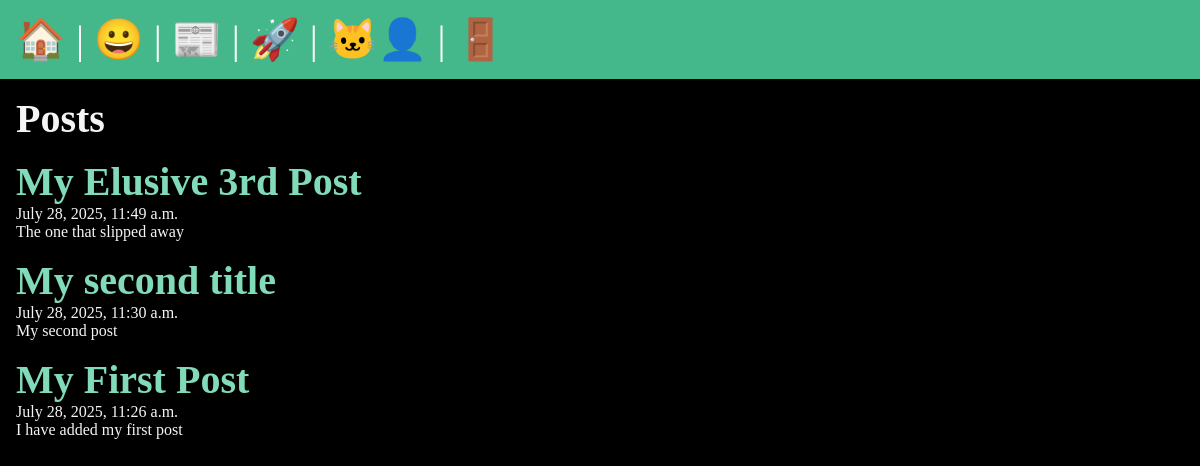
/posts/, run on an earlier commit of the app's database.
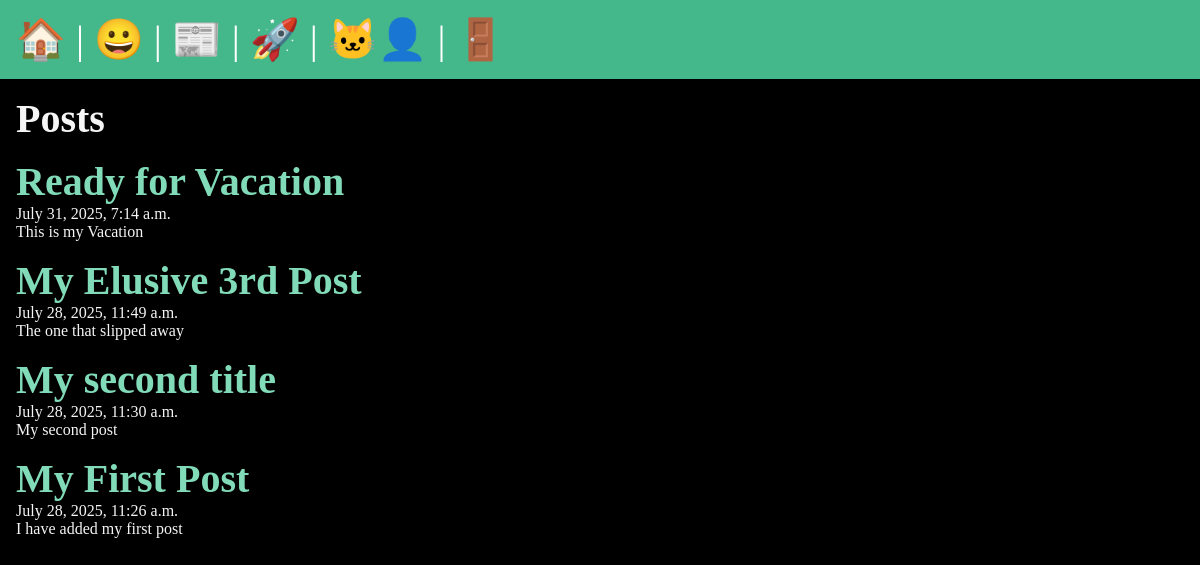
And on a later commit of the database.
### posts/models.py (models this page shows, shortened)
class Post(models.Model):
    title = models.CharField(max_length=75)
    body = models.TextField()
    slug = models.SlugField()
    date = models.DateTimeField(auto_now_add=True) # Automatically set the date when the post is created"
    banner = models.ImageField(default='fallback.png', blank=True)  # Image field for the banner

### posts/views.py (the view)
# urls.py: path('', views.posts_list, name='list'), # This is the URL for the posts list view
def posts_list(request):
    posts = Post.objects.all().order_by('-date')  # Fetch all posts from the database
    return render(request, 'posts/posts_list.html', {'posts': posts})

### posts/templates/posts/posts_list.html (shortened to what this page needs)
{% extends "layout.html" %}
{% block content %}
<section>
    <h1>Posts</h1>
{%for post in posts%}
<article class=post>
    <h2>
        <a href="{% url 'posts:page' slug=post.slug %}">
             {{post.title}}
        </a>
    </h2>
    <p>{{post.date}}</p>
    <p>{{post.body}}</p>
</article>
{% endfor %}
</section>
{% endblock %}

### templates/layout.html (shortened to what this page needs)
<!DOCTYPE html>
{% load static %}
<html lang="en">
<head>
    <link rel="stylesheet" href="{% static 'css/styles.css' %}">
</head>
<body>
    <nav>
        <a href="/">
            <span role="img" aria-label="Home" title="Home">🏠</span>
        </a> |
        <a href="/about">
            <span role="img" aria-label="About" title="About">😀</span>
        </a> |
        <a href="{% url 'posts:list' %}">
            <span role="img" aria-label="Posts" title="Posts">📰</span>
        </a> |
        <a href="{% url 'users:register' %}">
            <span role="img" aria-label="User Registration" title="User Registration">🚀</span>
        </a> |
        <a href="{% url 'users:login' %}">
            <span role="img" aria-label="User login" title="User Login">🐱‍👤</span>
        </a> |
        <form class="logout" action="{% url 'users:logout' %}" method="post">
            <button type="logout" class="logout-button">
                <span role="img" aria-label="Logout" title="Logout">🚪</span>
            </button>
    </nav>
    <main>
        {% block content %}
        {% endblock %}
    </main>
</body>
</html>

What changed in the data, as far as the page shows it:
added Post: title "Ready for Vacation", date "July 31, 2025, 7:14 a.m.", body "This is my Vacation"
